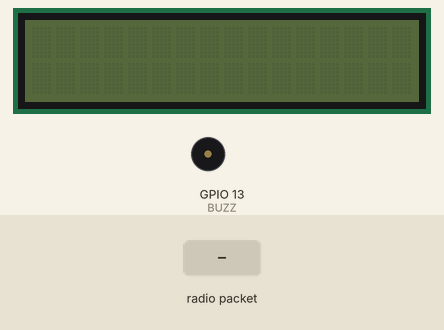
This sketch was run on a simulated ESP32. Parts: 16×2 character LCD, buzzer (waves = sounding, pin HIGH). The inputs (shaded band) are chosen by the test bench. WiFi joins after 1.5 s; servers stay silent unless stated; no radio packets arrive unless stated; what the sketch prints to the serial monitor is not drawn.

Above: at 2.7 s.
2.8 s: radio packet "1" arrives
At 5.0 s:
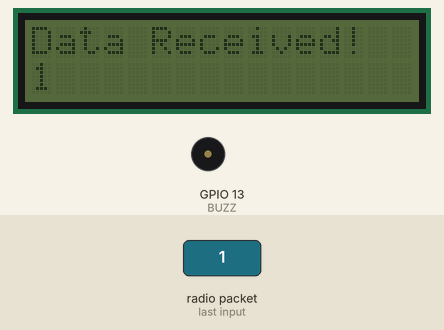
5.7 s: radio packet "0" arrives
At 6.94 s:
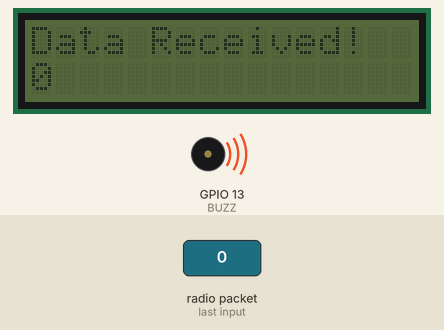
8.6 s: radio packet "2" arrives
At 10.6 s:
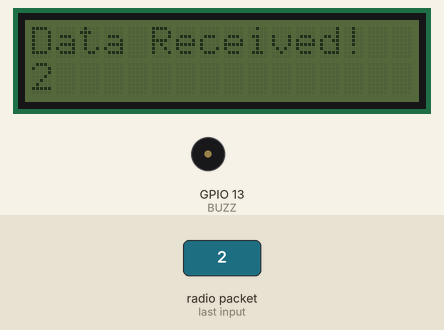
Timing chart, 0 to 12.1 s (numbered marks = the images above; inputs shaded):
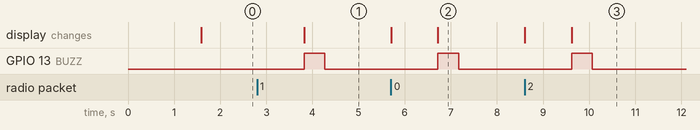

The sketch:

ESP_32_LoRa_FB.ino
```cpp
// GDSC


#include <Arduino.h>
#include <WiFi.h>
#include <Firebase_ESP_Client.h>

//Provide the token generation process info.
#include "addons/TokenHelper.h"
//Provide the RTDB payload printing info and other helper functions.
#include "addons/RTDBHelper.h"

#include <SPI.h>
#include <LoRa.h>
//#include <Wire.h>
#include "LiquidCrystal_I2C.h"

#define BUZZ 13

/*-------- FIREBASE SECTION ------------*/

// Insert your network credentials
#define WIFI_SSID "XXXXX"
#define WIFI_PASSWORD "YYYYYY"

// Insert Firebase project API Key
#define API_KEY "your Auth Key"

// Insert RTDB URLefine the RTDB URL */
#define DATABASE_URL "Your Database URL"

//Define Firebase Data object
FirebaseData fbdo;

FirebaseAuth auth;
FirebaseConfig config;

unsigned long sendDataPrevMillis = 0;
int count = 0;
bool signupOK = false;

/*-------- LORA SECTION ------------*/
#define ss 5
#define rst 14
#define dio0 2

// LCD declaration

LiquidCrystal_I2C lcd(0x27,16,2);

String data;
void setup() {

  Serial.begin(115200);

  // LoRa Section
  while (!Serial);
  LoRa.setPins(ss, rst, dio0);
  Serial.println("LoRa Receiver");

  if (!LoRa.begin(433E6)) {
    Serial.println("Starting LoRa failed!");
    while (1);
  }


  WiFi.begin(WIFI_SSID, WIFI_PASSWORD);
  Serial.print("Connecting to Wi-Fi");
  while (WiFi.status() != WL_CONNECTED){
    Serial.print(".");
    delay(300);
  }
  Serial.println();
  Serial.print("Connected with IP: ");
  Serial.println(WiFi.localIP());
  Serial.println();

  /* Assign the api key (required) */
  config.api_key = API_KEY;

  /* Assign the RTDB URL (required) */
  config.database_url = DATABASE_URL;

  /* Sign up */
  if (Firebase.signUp(&config, &auth, "", "")){
    Serial.println("ok");
    signupOK = true;
  }
  else{
    Serial.printf("%s\n", config.signer.signupError.message.c_str());
  }

  /* Assign the callback function for the long running token generation task */
  config.token_status_callback = tokenStatusCallback; //see addons/TokenHelper.h

  Firebase.begin(&config, &auth);
  Firebase.reconnectWiFi(true);


// LCD Declaration and PC Buzzer
  lcd.init();
  pinMode(BUZZ,OUTPUT);
}

void loop() {

   int packetSize = LoRa.parsePacket();


  if (packetSize) {
    lcd.clear();
    // received a packet

    // read packet
    while (LoRa.available()) {

      data = (LoRa.readString());
    }

    // print RSSI of packet

    Serial.println("Received data as string: ");
    Serial.print(data);
    Serial.print("' with RSSI ");
    Serial.println(LoRa.packetRssi());

    lcd.setCursor(0,0);
    lcd.print("Data Received!");
    lcd.setCursor(0,1);
    lcd.print(data);

    digitalWrite(BUZZ,HIGH);

    if (Firebase.ready() && signupOK)
    {
     sendDataPrevMillis = millis();
     // Write an Int number on the database path test/int
    if (Firebase.RTDB.setInt(&fbdo, "Base/persons", 1))
    {
      Serial.println("PASSED");
      Serial.println("PATH: " + fbdo.dataPath());
      Serial.println("TYPE: " + fbdo.dataType());
    }
    else
    {
      Serial.println("FAILED");
      Serial.println("REASON: " + fbdo.errorReason());
    }


    // Write an Float number on the database path test/float
    if (Firebase.RTDB.setString(&fbdo, "Node/Camera", data))
    {
      Serial.println("PASSED");
      Serial.println("PATH: " + fbdo.dataPath());
      Serial.println("TYPE: " + fbdo.dataType());
    }
    else
     {
      Serial.println("FAILED");
      Serial.println("REASON: " + fbdo.errorReason());
    }

    if (Firebase.RTDB.setString(&fbdo, "Node/Time", data))
    {
      Serial.println("PASSED");
      Serial.println("PATH: " + fbdo.dataPath());
      Serial.println("TYPE: " + fbdo.dataType());
    }
    else
     {
      Serial.println("FAILED");
      Serial.println("REASON: " + fbdo.errorReason());
    }
    }
  }

  digitalWrite(BUZZ,LOW);


}
```

Measured:
- after the input at 2.8 s, GPIO 13 (BUZZ): LOW → HIGH after 1.0 s, → LOW 0.45 s later; the display: changes after 1.0 s (image 1)
- after the input at 5.7 s, GPIO 13 (BUZZ): LOW → HIGH after 1.0 s, → LOW 0.45 s later; the display: first changes at once (image 2 shows a later state)
- after the input at 8.6 s, GPIO 13 (BUZZ): LOW → HIGH after 1.0 s, → LOW 0.45 s later; the display: first changes at once (image 3 shows a later state)
